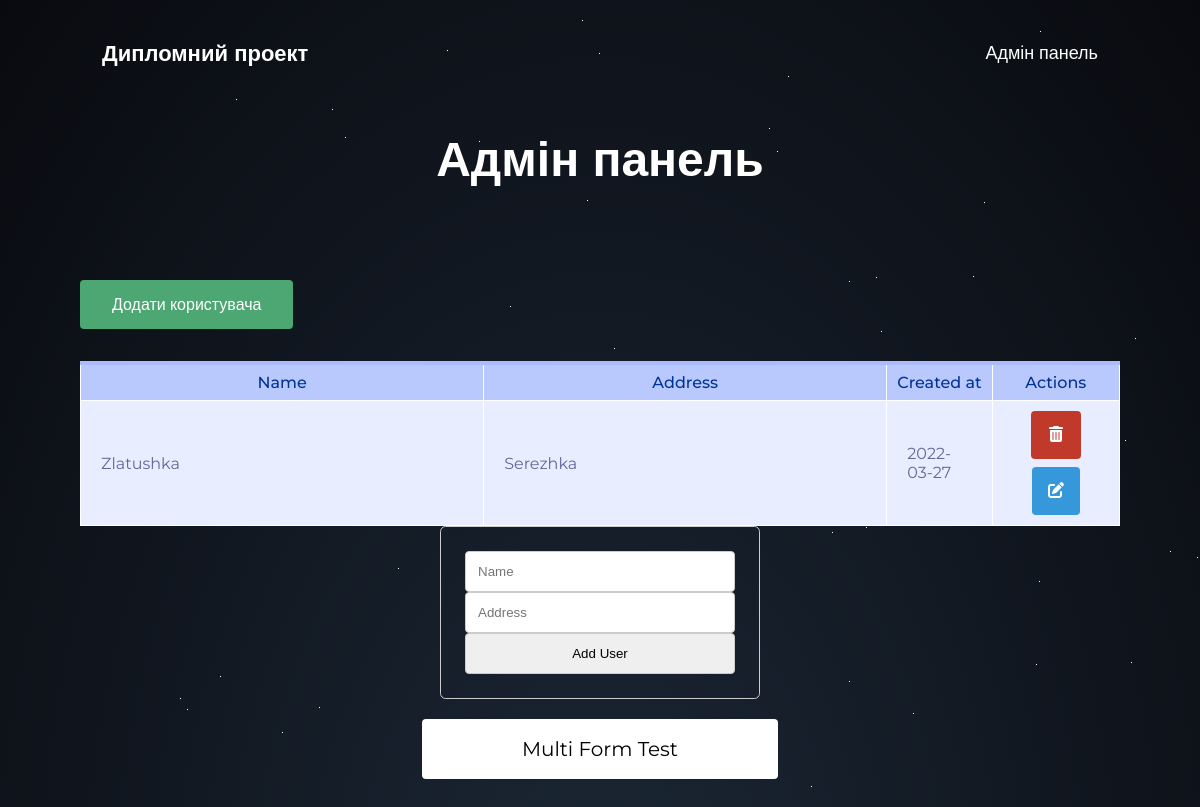
The page /admin/ on the database as committed earlier.
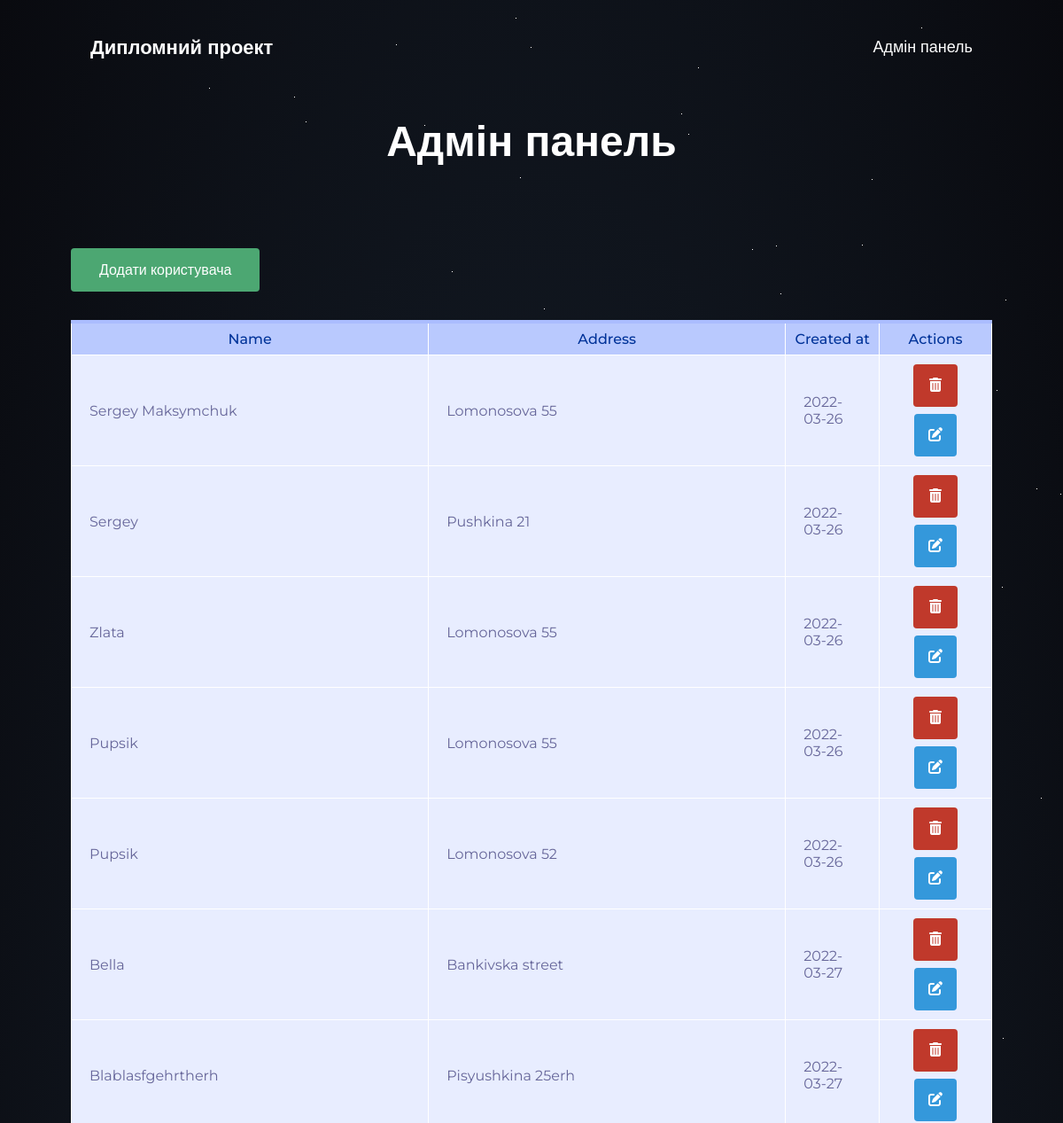
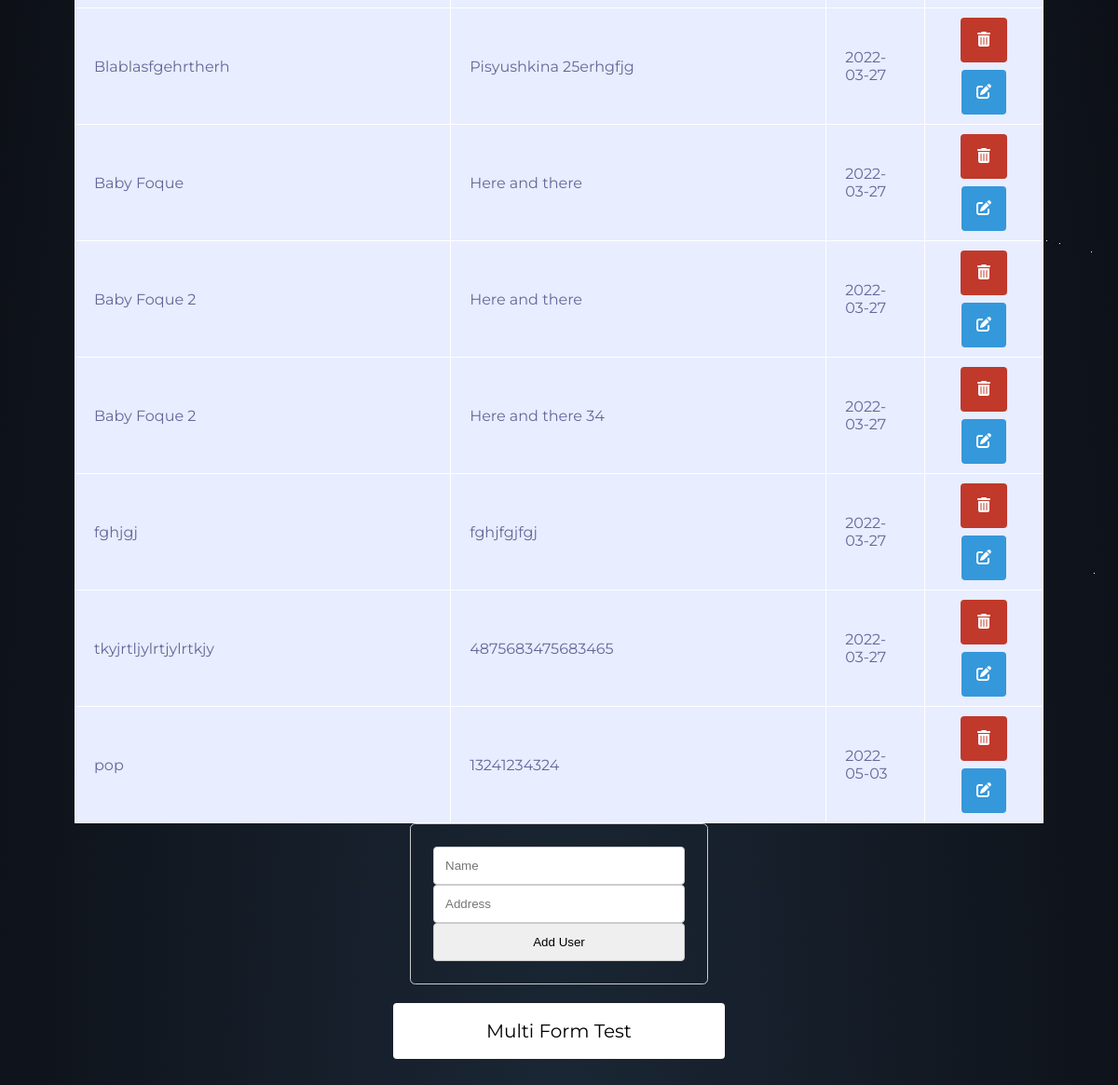
The same page on the database as committed later (2 pictures, top to bottom).
### sql/models.py (models this page shows)
class User(Base):
    __tablename__ = 'user'
    id = Column(Integer, primary_key=True, index=True)
    name = Column(String(70))
    address = Column(String(100))
    face_encodings = relationship('FaceEncoding')
    created_at = Column(DateTime, default=datetime.utcnow())

### resources/resource_admin.py (the view)
@router_admin.get('/admin/', response_class=HTMLResponse)
def view_page(request: Request, db: Session = Depends(get_db)):
    users = crud.get_users(db)
    return templates.TemplateResponse('admin.html', {'request': request, 'users': users})

### templates/admin.html (shortened to what this page needs)
{% extends "base.html" %}
{% block body %}
<div class="content">
    <h1 style="text-align: center">Адмін панель</h1>
    <a href="/add_user_step_1" style="text-align: center" class="add_btn">Додати користувача</a>
    {% if users|length < 1 %}
    <h4 style="text-align: center">There is no users yet.</h4>
    {% else %}
    <table>
        <tr>
            <th>Name</th>
            <th>Address</th>
            <th>Created at</th>
            <th>Actions</th>
        </tr>
        {% for user in users %}
        <tr>
            <td class="name_address">{{ user.name }}</td>
            <td class="name_address">{{ user.address }}</td>
            <td class="acion_date">{{ user.created_at.date() }}</td>
            <td class="action_date">
                <a href="/admin/users/delete/{{ user.id }}" class="button primary delete"><i
                        class="fa-solid fa-trash-can"></i></a>
                <a class="button primary edit"><i class="fa-solid fa-pen-to-square"></i></a>
            </td>
        </tr>
        {% endfor %}
    </table>
    {% endif %}
    <div class="form">
        <form action="/admin/submit_form/" method="POST">
            <input type="text" name="name" id="name" placeholder="Name">
            <input type="text" name="address" id="address" placeholder="Address">
            <input type="submit" value="Add User">
        </form>
    </div>
    <a href="/multi_form_test/" class="btn">Multi Form Test</a>
</div>
{% endblock %}

### templates/base.html (shortened to what this page needs)
<!DOCTYPE html>
<html lang="en">
<head>
    <link rel="stylesheet" type="text/css" href="/static/main.css">
    <link href="https://use.fontawesome.com/releases/v5.6.1/css/all.css" rel="stylesheet">
</head>
<body>
    <nav class="header">
        <a href="/" class="logo">Дипломний проект</a>
        <div class="header-right">
            <a href="/admin">Адмін панель</a>
        </div>
    </nav>
    {% block body %}{% endblock %}
</body>
</html>

### static/main.css (style rules this page uses)
body { font-family: 'Montserrat','Helvetica','Arial'; margin-left:80px; margin-right:80px; margin-bottom:100px; }
h1 { width: 805px; height: 118px; left: 237px; top: 70px; font-style: normal; font-weight: 600; font-size: 48px; line-height: 59px; text-align: center; color: white; margin-left:auto; margin-right:auto; }
.btn { background-color: white; border: none; color: black; padding: 18px 100px; text-align: center; text-decoration: none; display: inline-block; font-size: 20px; border-radius: 4px; position: relative; left: 50%; transform: translate(-50%, 0); margin-top: 20px; margin-bottom:60px; }
table, td, th { border: 1px solid white; }
table { border-collapse: collapse; width: 100%; }
th { font-size: 16px; font-weight: 500; background: #b9c9fe; border-top: 4px solid #aabcfe; border-bottom: 1px solid white; color: #039; padding: 8px; }
td { text-align: left; background: #e8edff; border-bottom: 1px solid white; color: #669; border-top: 1px solid transparent; padding-left: 20px; padding-right: 20px; padding-bottom: 6px; padding-top:6px; }
.name_address { width:38.8%; }
.action_date { text-align:center; }
.form { text-align: center; margin: 20px auto; width: 40%; }
.header { overflow: hidden; padding: 20px 10px; }
.header a { float: left; color: white; text-align: center; padding: 12px; text-decoration: none; font-size: 18px; line-height: 25px; border-radius: 4px; }
.header a.logo { font-size: 22px; font-weight: bold; }
.header-right { float: right; }
.button { font-size: 16px; font-weight:500; display:inline-block; color:#FFF; border-radius: .25em; margin: 4px; text-decoration: none; }
.primary { line-height:40px; transition:ease-in-out .2s; padding: 4px 16px; }
.edit { background: rgb(52, 152, 219); }
.delete { background: rgb(192, 57, 43); padding:4px 18px; }
.add_btn { background-color: #4CA772; border: none; color: white; padding: 15px 32px; text-align: center; text-decoration: none; display: inline-block; font-size: 16px; border-radius: 4px; margin: auto auto 32px auto; }
html { background: radial-gradient(ellipse at bottom, #1B2735 0%, #090A0F 100%); min-height: 100%; }
:root { --primary-color: rgb(11, 78, 179); }
*, *::before, *::after { box-sizing: border-box; }
input { display: block; width: 100%; padding: 0.75rem; border: 1px solid #ccc; border-radius: 0.25rem; }
.form { width: clamp(320px, 30%, 430px); margin: 0 auto; border: 1px solid #ccc; border-radius: 0.35rem; padding: 1.5rem; }
h1 { width: 100%; height: 118px; left: 0px; right: 0px; top: 70px; font-style: normal; font-weight: 600; font-size: 48px; line-height: 59px; text-align: center; color: white; margin-left:auto; margin-right:auto; }

Rows that differ between the two databases and show on the page:
removed User: name "Zlatushka", address "Serezhka", created_at "2022-03-27"
added User: name "Sergey Maksymchuk", address "Lomonosova 55", created_at "2022-03-26"
added User: name "Sergey", address "Pushkina 21", created_at "2022-03-26"
added User: name "Zlata", address "Lomonosova 55", created_at "2022-03-26"
added User: name "Pupsik", address "Lomonosova 55", created_at "2022-03-26"
added User: name "Pupsik", address "Lomonosova 52", created_at "2022-03-26"
added User: name "Bella", address "Bankivska street", created_at "2022-03-27"
added User: name "Blablasfgehrtherh", address "Pisyushkina 25erh", created_at "2022-03-27"
added User: name "Blablasfgehrtherh", address "Pisyushkina 25erhgfjg", created_at "2022-03-27"
added User: name "Baby Foque", address "Here and there", created_at "2022-03-27"
added User: name "Baby Foque 2", address "Here and there", created_at "2022-03-27"
added User: name "Baby Foque 2", address "Here and there 34", created_at "2022-03-27"
added User: name "fghjgj", address "fghjfgjfgj", created_at "2022-03-27"
added User: name "tkyjrtljylrtjylrtkjy", address "4875683475683465", created_at "2022-03-27"
added User: name "pop", address "13241234324", created_at "2022-05-03"
